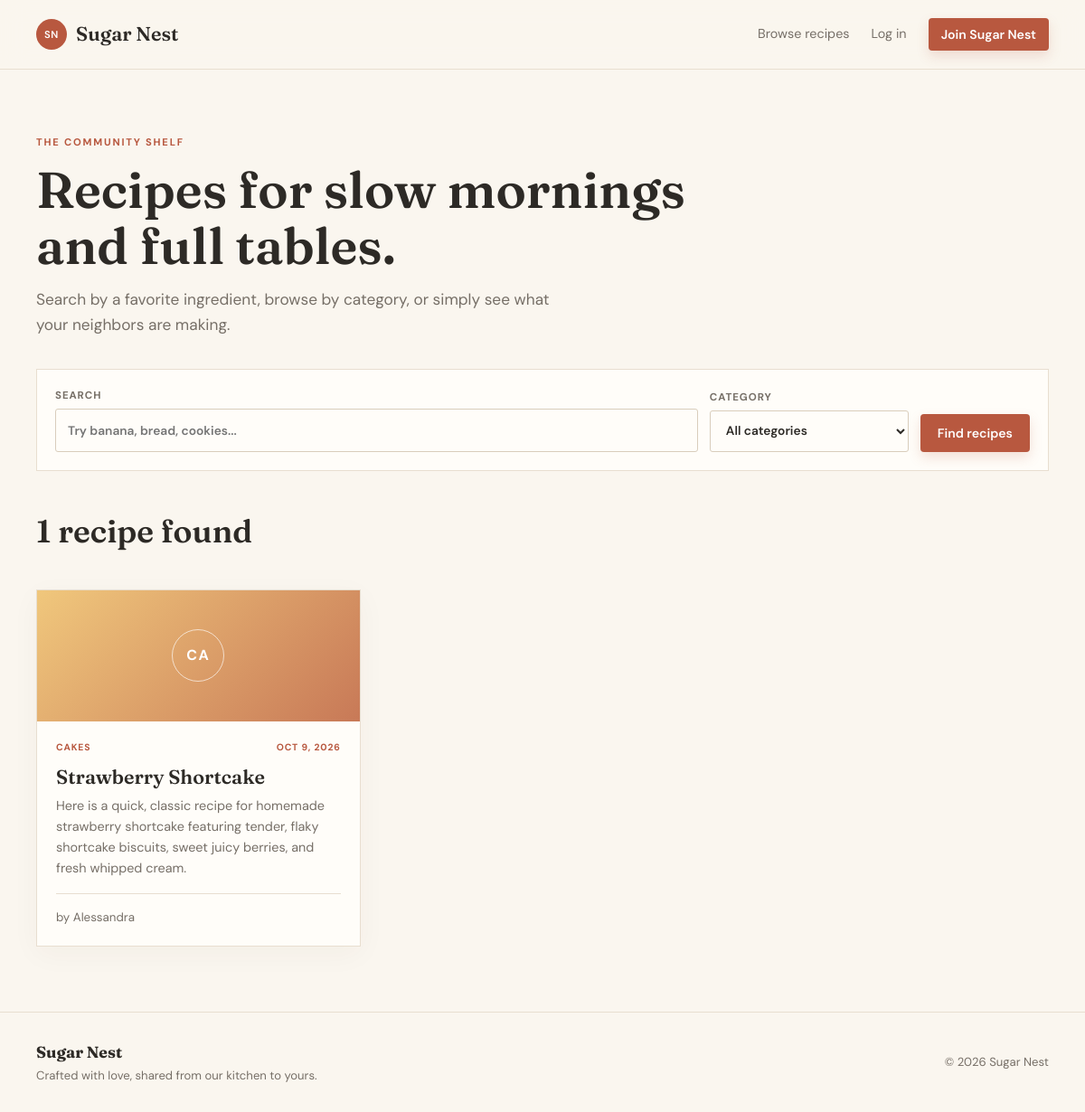
Page /recipes.php on the committed database.
### tables this page shows
CREATE TABLE `recipes` (
  `id` int(10) UNSIGNED NOT NULL,
  `user_id` int(10) UNSIGNED NOT NULL,
  `category_id` int(10) UNSIGNED NOT NULL,
  `title` varchar(150) NOT NULL,
  `short_description` varchar(255) NOT NULL,
  `instructions` text NOT NULL,
  `created_at` timestamp NOT NULL DEFAULT current_timestamp(),
  `updated_at` timestamp NOT NULL DEFAULT current_timestamp() ON UPDATE current_timestamp()
);

CREATE TABLE `categories` (
  `id` int(10) UNSIGNED NOT NULL,
  `name` varchar(80) NOT NULL,
  `unit_options` longtext DEFAULT NULL CHECK (json_valid(`unit_options`)),
  `created_at` timestamp NOT NULL DEFAULT current_timestamp()
);

CREATE TABLE `users` (
  `id` int(10) UNSIGNED NOT NULL,
  `full_name` varchar(100) NOT NULL,
  `email` varchar(150) NOT NULL,
  `password_hash` varchar(255) NOT NULL,
  `created_at` timestamp NOT NULL DEFAULT current_timestamp()
);

### includes/functions.php (called while the page is built, shortened)
<?php
function e(?string $value): string
{
    return htmlspecialchars($value ?? '', ENT_QUOTES, 'UTF-8');
}

### classes/Auth.php (called while the page is built, shortened)
<?php
class Auth
{
    public static function id(): ?int
    {
        return isset($_SESSION['user_id']) ? (int) $_SESSION['user_id'] : null;
    }
}

### classes/Database.php (called while the page is built, shortened)
<?php
class Database
{
    private static ?PDO $connection = null;
    public static function connection(): PDO
    {
        if (self::$connection === null) {
            $dsn = 'mysql:host=' . DB_HOST . ';dbname=' . DB_NAME . ';charset=utf8mb4';
            self::$connection = new PDO($dsn, DB_USER, DB_PASS, [
                PDO::ATTR_ERRMODE => PDO::ERRMODE_EXCEPTION,
                PDO::ATTR_DEFAULT_FETCH_MODE => PDO::FETCH_ASSOC,
                PDO::ATTR_EMULATE_PREPARES => false,
            ]);
        }
        return self::$connection;
    }
}

### classes/Recipe.php (called while the page is built, shortened)
<?php
class Recipe
{
    public static function latest(string $search = '', ?int $categoryId = null, ?int $userId = null): array
    {
        $sql = 'SELECT r.*, c.name AS category_name, u.full_name AS author_name,
                       (SELECT COUNT(*) FROM favorites f WHERE f.recipe_id = r.id AND f.user_id = :favorite_user) AS is_favorite
                FROM recipes r INNER JOIN categories c ON c.id = r.category_id
                INNER JOIN users u ON u.id = r.user_id WHERE 1 = 1';
        $params = ['favorite_user' => $userId ?? 0];
        $sql .= ' ORDER BY r.created_at DESC';
        $statement = Database::connection()->prepare($sql);
        $statement->execute($params);
        return $statement->fetchAll();
    }
}

### recipes.php (the view, shortened to what this page needs)
<?php
$search = trim((string) ($_GET['q'] ?? ''));
$categoryId = filter_input(INPUT_GET, 'category', FILTER_VALIDATE_INT) ?: null;
$recipes = Recipe::latest($search, $categoryId, Auth::id());
require __DIR__ . '/includes/header.php';
?>
<section class="container page-section listing-head"><p class="eyebrow">The community shelf</p><h1>Recipes for slow mornings and full tables.</h1><p class="lead">Search by a favorite ingredient, browse by category, or simply see what your neighbors are making.</p><form class="filter-bar" method="get"><label class="search-field"><span>Search</span><input type="search" name="q" value="<?= e($search) ?>" placeholder="Try banana, bread, cookies..."></label><label><span>Category</span><select name="category"><option value="">All categories</option><?php foreach ($categories as $category): ?><option value="<?= (int) $category['id'] ?>" <?= $categoryId === (int) $category['id'] ? 'selected' : '' ?>><?= e($category['name']) ?></option><?php endforeach; ?></select></label><button class="button" type="submit">Find recipes</button></form></section>
<section class="container page-section results-section"><div class="section-heading"><h2><?= count($recipes) ?> recipe<?= count($recipes) === 1 ? '' : 's' ?> found</h2><?php if ($search || $categoryId): ?><a class="text-link" href="<?= BASE_URL ?>/recipes.php">Clear filters</a><?php endif; ?></div><?php if (!$recipes): ?><div class="empty-state"><h3>No recipes matched that search.</h3><p>Try a broader word or share the recipe you had in mind.</p></div><?php else: ?><div class="recipe-grid"><?php foreach ($recipes as $recipe): ?><article class="recipe-card" data-recipe-url="<?= BASE_URL ?>/recipe_view.php?id=<?= (int) $recipe['id'] ?>" tabindex="0" role="link"><div class="recipe-image"><span><?= e(strtoupper(substr($recipe['category_name'], 0, 2))) ?></span></div><div class="recipe-card-body"><div class="card-meta"><span><?= e($recipe['category_name']) ?></span><span><?= date('M j, Y', strtotime($recipe['created_at'])) ?></span></div><h3><a href="<?= BASE_URL ?>/recipe_view.php?id=<?= (int) $recipe['id'] ?>"><?= e($recipe['title']) ?></a></h3><p><?= e($recipe['short_description']) ?></p><div class="card-footer"><small>by <?= e($recipe['author_name']) ?></small><?php if ((int) $recipe['is_favorite']): ?><span class="favorite-mark" title="Saved to favorites">★</span><?php endif; ?></div></div></article><?php endforeach; ?></div><?php endif; ?></section>
<?php require __DIR__ . '/includes/footer.php'; ?>

### css/style.css (style rules this page uses)
:root { --ink:#2d2a26; --muted:#766f67; --cream:#faf6ef; --paper:#fffdf9; --rust:#b8583f; --rust-dark:#90432f; --honey:#e6b95c; --sage:#a4b29d; --line:#e8ded0; --shadow:0 18px 50px rgba(71,49,31,.09); }
* { box-sizing:border-box; }
html { scroll-behavior:smooth; }
body { margin:0; color:var(--ink); background:var(--cream); font-family:'DM Sans', sans-serif; line-height:1.6; }
a { color:inherit; text-decoration:none; }
.container { width:min(1120px, calc(100% - 40px)); margin:0 auto; }
.nav-wrap,.nav-account,.site-nav,.hero-actions,.card-footer,.section-heading,.footer-wrap,.band-grid,.detail-actions,.form-actions,.detail-kicker { display:flex; align-items:center; }
.button,.outline-button,.favorite-button { display:inline-flex; justify-content:center; align-items:center; border:0; border-radius:4px; padding:12px 19px; font:600 .88rem 'DM Sans',sans-serif; cursor:pointer; transition:.2s ease; }
.button { background:var(--rust); color:#fff; box-shadow:0 6px 14px rgba(184,88,63,.18); }
.eyebrow { margin:0 0 12px; color:var(--rust); text-transform:uppercase; font-size:.7rem; font-weight:700; letter-spacing:.16em; }
h1,h2,h3 { font-family:Fraunces,Georgia,serif; line-height:1.1; font-weight:600; margin:0 0 16px; }
h1 { font-size:clamp(2.7rem,6vw,5rem); max-width:760px; }
h2 { font-size:2.2rem; }
h3 { font-size:1.35rem; }
p { margin:0 0 16px; }
.hero-copy,.lead,.detail-description { color:var(--muted); font-size:1.08rem; max-width:600px; }
.page-section { padding:72px 0; }
.section-heading { justify-content:space-between; gap:20px; margin-bottom:28px; }
.recipe-grid { display:grid; grid-template-columns:repeat(3,1fr); gap:22px; }
.recipe-card { background:var(--paper); border:1px solid var(--line); box-shadow:0 8px 30px rgba(71,49,31,.04); transition:.2s; }
.recipe-card[data-recipe-url] { cursor:pointer; }
.recipe-image { height:145px; display:grid; place-items:center; background:linear-gradient(135deg,#f0c77c,#c87957); color:#fff; }
.recipe-image span { border:1px solid rgba(255,255,255,.65); border-radius:50%; width:58px; height:58px; display:grid; place-items:center; font-weight:700; letter-spacing:.1em; }
.recipe-card-body { padding:21px; }
.card-meta,.detail-kicker { display:flex; justify-content:space-between; color:var(--rust); text-transform:uppercase; letter-spacing:.08em; font-size:.65rem; font-weight:700; gap:10px; }
.recipe-card h3 { margin-top:13px; margin-bottom:8px; }
.recipe-card p { color:var(--muted); font-size:.9rem; min-height:45px; }
.card-footer { justify-content:space-between; padding-top:15px; border-top:1px solid var(--line); color:var(--muted); }
form label { display:block; margin-top:18px; font-weight:600; font-size:.86rem; }
input,textarea,select { display:block; width:100%; margin-top:7px; padding:12px 13px; border:1px solid #d9cdbc; border-radius:3px; background:#fffdf9; color:var(--ink); font:inherit; }
.listing-head { padding-bottom:28px; }
.listing-head h1 { font-size:3.5rem; max-width:800px; }
.filter-bar { display:grid; grid-template-columns:1fr 220px auto; gap:13px; align-items:end; margin-top:35px; padding:20px; background:var(--paper); border:1px solid var(--line); }
.filter-bar label { margin:0; }
.filter-bar label > span { display:block; color:var(--muted); font-size:.72rem; text-transform:uppercase; letter-spacing:.08em; font-weight:700; }
.filter-bar input,.filter-bar select { margin-top:4px; }
.results-section { padding-top:20px; }

### rows in the picture
recipes: category.name "CA", category.name "CAKES", created_at "OCT 9, 2026", title "Strawberry Shortcake", short_description "Here is a quick, classic recipe for homemade strawberry shortcake featuring tender, flaky shortcake biscuits, sweet juicy berries, and fresh whipped cream.", user.full_name "Alessandra"

### other values in the picture
count($recipes) "1"
